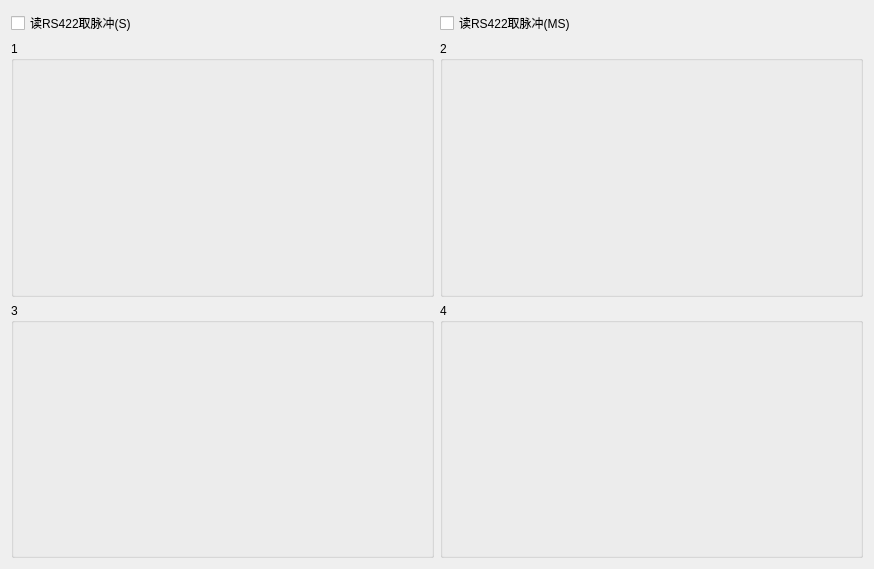
<?xml version="1.0" encoding="UTF-8"?>
<ui version="4.0">
 <class>subrs422_Rec</class>
 <widget class="QWidget" name="subrs422_Rec">
  <property name="geometry">
   <rect>
    <x>0</x>
    <y>0</y>
    <width>874</width>
    <height>569</height>
   </rect>
  </property>
  <property name="windowTitle">
   <string>Form</string>
  </property>
  <layout class="QGridLayout" name="gridLayout_5" rowstretch="0,0,0">
   <item row="0" column="0">
    <layout class="QHBoxLayout" name="horizontalLayout">
     <item>
      <widget class="QCheckBox" name="checkBox_read422Pluse">
       <property name="text">
        <string>读RS422取脉冲(S)</string>
       </property>
      </widget>
     </item>
     <item>
      <widget class="QCheckBox" name="checkBox_read422Pluse_US">
       <property name="text">
        <string>读RS422取脉冲(MS)</string>
       </property>
      </widget>
     </item>
    </layout>
   </item>
   <item row="1" column="0">
    <layout class="QHBoxLayout" name="horizontalLayout_2">
     <item>
      <widget class="QGroupBox" name="groupBox">
       <property name="title">
        <string>1</string>
       </property>
       <layout class="QGridLayout" name="gridLayout">
        <item row="0" column="0">
         <widget class="QCustomPlot" name="widget" native="true"/>
        </item>
       </layout>
      </widget>
     </item>
     <item>
      <widget class="QGroupBox" name="groupBox_2">
       <property name="title">
        <string>2</string>
       </property>
       <layout class="QGridLayout" name="gridLayout_2">
        <item row="0" column="0">
         <widget class="QCustomPlot" name="widget_2" native="true"/>
        </item>
       </layout>
      </widget>
     </item>
    </layout>
   </item>
   <item row="2" column="0">
    <layout class="QHBoxLayout" name="horizontalLayout_3">
     <item>
      <widget class="QGroupBox" name="groupBox_3">
       <property name="title">
        <string>3</string>
       </property>
       <layout class="QGridLayout" name="gridLayout_3">
        <item row="0" column="0">
         <widget class="QCustomPlot" name="widget_3" native="true"/>
        </item>
       </layout>
      </widget>
     </item>
     <item>
      <widget class="QGroupBox" name="groupBox_4">
       <property name="title">
        <string>4</string>
       </property>
       <layout class="QGridLayout" name="gridLayout_4">
        <item row="0" column="0">
         <widget class="QCustomPlot" name="widget_4" native="true"/>
        </item>
       </layout>
      </widget>
     </item>
    </layout>
   </item>
  </layout>
 </widget>
 <customwidgets>
  <customwidget>
   <class>QCustomPlot</class>
   <extends>QWidget</extends>
   <header location="global">qcustomplot.h</header>
   <container>1</container>
  </customwidget>
 </customwidgets>
 <resources/>
 <connections/>
</ui>
